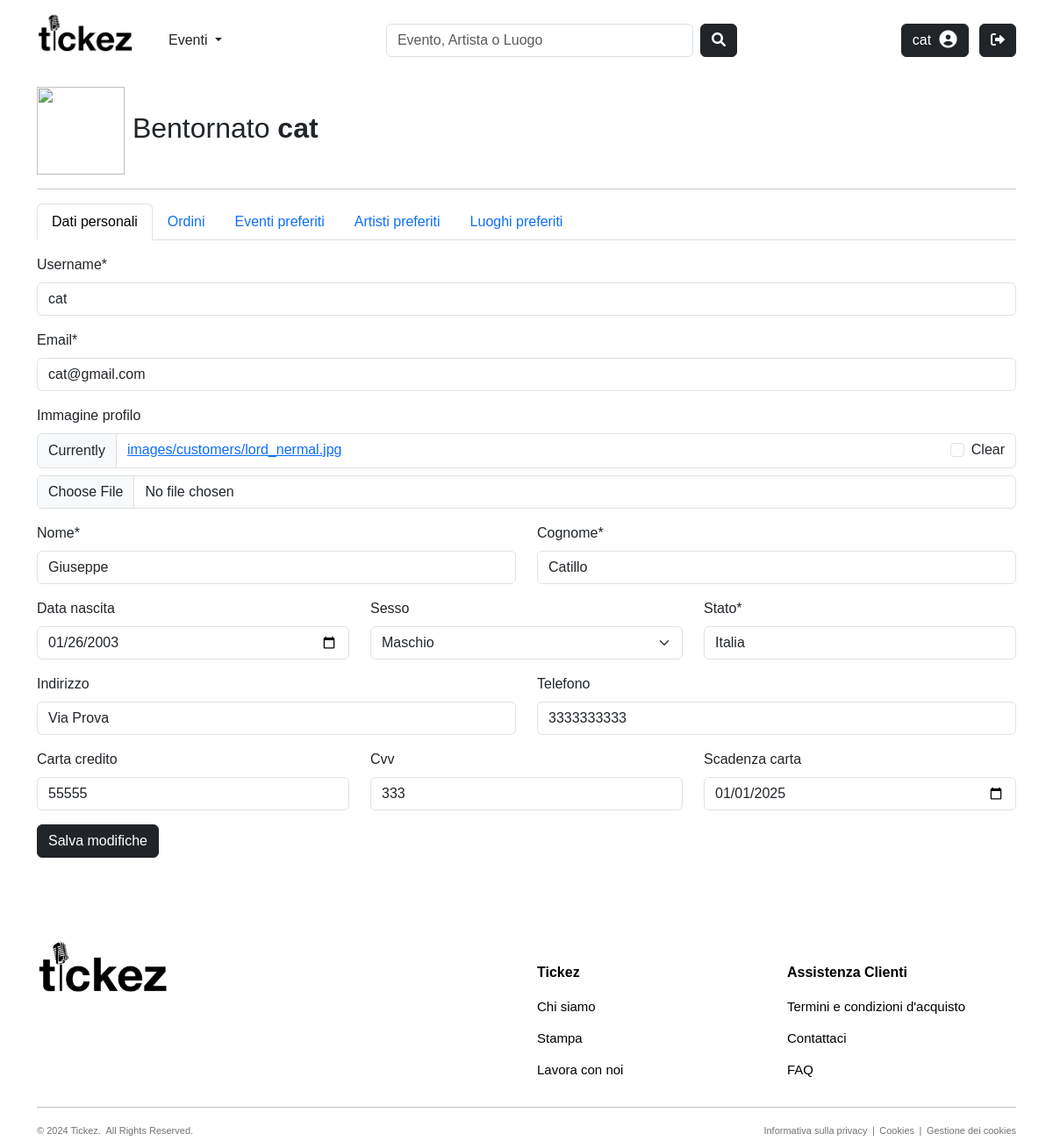
The page /users/profile/ (signed in) on the database its author committed.
### users/models.py (models this page shows, shortened)
class Utente(models.Model):
    user = models.OneToOneField(User, on_delete=models.CASCADE)
    GENDER_CHOICES = [
        ('M', 'Maschio'),
        ('F', 'Femmina'),
        ('Altro', 'Altro')
    ]
    nome = models.CharField(max_length=100, null=False, blank=False)
    cognome = models.CharField(max_length=100, null=False, blank=False)
    email = models.EmailField(max_length=254, null=False, blank=False, unique=True)
    data_nascita = models.DateField(null=True, blank=True, default=date.today)
    sesso = models.CharField(max_length=10, choices=GENDER_CHOICES, null=True, blank=True, default='Altro')
    stato = models.CharField(max_length=100)
    indirizzo = models.CharField(max_length=50, null=True, blank=True, default=None)
    telefono = models.CharField(max_length=20, null=True, blank=True, default=None)
    immagine_profilo = models.ImageField(null=True, blank=True, upload_to="images/customers", default=join('static', 'images', 'defaults', 'default_user.jpg'))
    carta_credito = models.CharField(max_length=16, null=True, default=None, blank=True)
    cvv = models.CharField(max_length=3, null=True, blank=True, default=None)
    scadenza_carta = models.DateField(null=True, blank=True, default=date.today)
    notifiche = models.BooleanField(null=False, default=False)
    @property # trasforma un metodo di una classe in un attributo di sola lettura
    def immagine_profilo_url(self):
        if self.immagine_profilo and hasattr(self.immagine_profilo, 'url'):
            return self.immagine_profilo.url
        else:
            return join(settings.STATIC_URL, 'images/defaults/default_user.jpg')
    class Meta:
        verbose_name_plural = 'Utenti'

### users/views.py (the view, shortened to what this page needs)
# urls.py: path('profile/', views.ProfileView.as_view(), name="profile"),
class ProfileView(LoginRequiredMixin, UpdateView):
    model = Utente
    form_class = CustomerEditCrispyForm
    template_name = 'users/profile.html'
    success_url = reverse_lazy('users:profile')
    def get_object(self, queryset=None):
        return self.request.user.utente
    def get_context_data(self, **kwargs):
        context = super().get_context_data(**kwargs)
        utente = self.get_object()
        context['user'] = self.request.user
        context['immagine_profilo'] = utente.immagine_profilo_url
        context['orders'] = utente.ordini.all()
        context['starred_events'] = utente.eventi_preferiti.all()
        context['starred_artists'] = utente.organizzatori_preferiti.all()
        context['starred_locations'] = utente.luoghi_preferiti.all()
        return context

### users/templates/users/profile.html (shortened to what this page needs)
{% extends "users/base_users.html" %}
{% load static %}
{% load crispy_forms_tags %}
{% block content %}
    <div class="container">
        <h2>
          <img src="{{ immagine_profilo }}" style="width: 100px; height: 100px; object-fit: cover">
          Bentornato <strong>{{user}}</strong>
        </h2>
        <hr>
        <ul class="nav nav-tabs" id="myTab" role="tablist">
            <li class="nav-item" role="presentation">
              <button class="nav-link active" id="data-tab" data-bs-toggle="tab" data-bs-target="#data" type="button" role="tab" aria-controls="data" aria-selected="true">Dati personali</button>
            </li>
            <li class="nav-item" role="presentation">
              <button class="nav-link" id="orders-tab" data-bs-toggle="tab" data-bs-target="#orders" type="button" role="tab" aria-controls="orders" aria-selected="true">Ordini</button>
            </li>
            <li class="nav-item" role="presentation">
                <button class="nav-link" id="events-tab" data-bs-toggle="tab" data-bs-target="#events" type="button" role="tab" aria-controls="events" aria-selected="false">Eventi preferiti</button>
              </li>
            <li class="nav-item" role="presentation">
            <button class="nav-link" id="artists-tab" data-bs-toggle="tab" data-bs-target="#artists" type="button" role="tab" aria-controls="artists" aria-selected="false">Artisti preferiti</button>
            </li>
            <li class="nav-item" role="presentation">
              <button class="nav-link" id="locations-tab" data-bs-toggle="tab" data-bs-target="#locations" type="button" role="tab" aria-controls="locations" aria-selected="false">Luoghi preferiti</button>
            </li>
        </ul>
        <div class="tab-content">
            <div class="tab-pane mt-3 active" id="data" role="tabpanel" aria-labelledby="data-tab">
                <form method="POST" enctype="multipart/form-data"> {% csrf_token %}
                    {% crispy form %}
                </form>
            </div>
        </div>
    </div>
{% endblock %}

### templates/navbar.html (shortened to what this page needs)
<nav class="navbar navbar-light" style="background-color: #ffffff; padding:10px 30px;">
    <div class="container-fluid d-flex justify-content-between align-items-end">
        <div class="d-flex align-items-end">
            <a class="navbar-brand" href="/">
                <img src="/static/images/tickez_logo.jpg" alt="tickez logo" width="110">
            </a>
            <div class="dropdown d-inline ms-4" style="margin-bottom: 7px;">
                <a class="nav-link dropdown-toggle" href="#" role="button" data-bs-toggle="dropdown" aria-expanded="false">
                    Eventi
                </a>
            </div>
        </div>
        <div>
            <form class="d-flex w-100 ms-3 me-3" method="GET" action="{% url 'common:search-results' %}">
                <input class="form-control me-2" type="search" name="keywords" placeholder="Evento, Artista o Luogo" aria-label="Search" style="width: 350px;">
                <button class="btn btn-dark" type="submit"><i class="fas fa-search"></i></button>
            </form>
        </div>
        <div>
            {% if user.is_authenticated %}
            <a href="{% url 'users:profile' %}" class="btn btn-dark me-2">
                <span style="margin-right: 5px;">{{ user }}</span>
                <i class="fas fa-user-circle fa-lg"></i>
            </a>
            <form id="logout-form" method="POST" action="{% url 'logout' %}" style="display: inline;">
                <button type="submit" class="btn btn-dark">
                    <i class="fas fa-sign-out-alt"></i>
                </button>
            </form>
            {% else %}
            <a href="{% url 'login' %}" class="btn btn-dark me-2">
                <span style="margin-right: 5px;">Accedi</span>
                <i class="fas fa-user-circle fa-lg"></i>
            </a>
            {% endif %}
        </div>
    </div>
</nav>

### static/css/style.css (style rules this page uses)
body { font-family: 'Helvetica', 'Arial', sans-serif; }

### rows shown on the page
Utente: email "cat@gmail.com", nome "Giuseppe", cognome "Catillo", data_nascita "01/26/2003", sesso "Maschio", stato "Italia", indirizzo "Via Prova", telefono "3333333333", carta_credito "55555", cvv "333", scadenza_carta "01/01/2025"

### other values the page prints
{{ user }} "cat"
